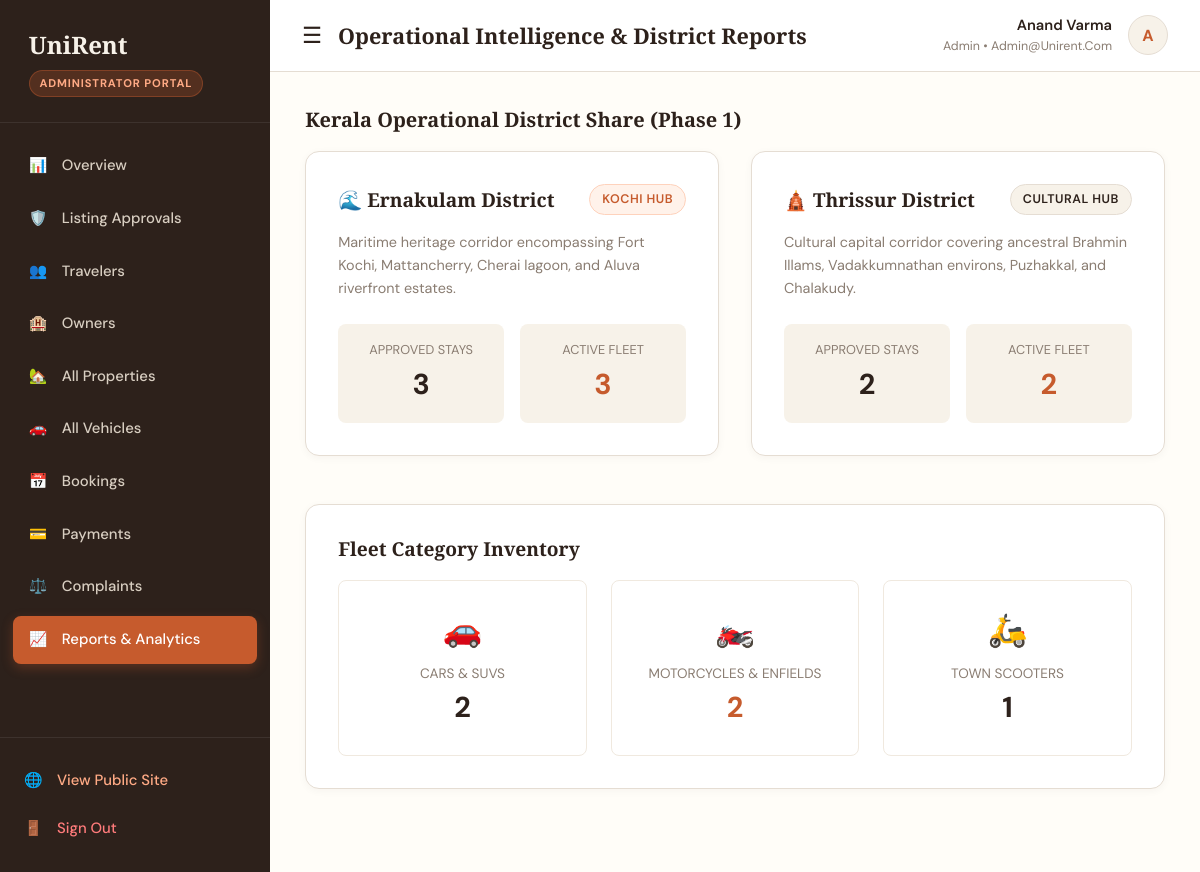
The page /admin/reports (signed in) on the database its author committed.
### app/models.py (models this page shows, shortened)
class User(db.Model):
    __tablename__ = 'users'
    user_id = db.Column(db.Integer, primary_key=True, autoincrement=True)
    full_name = db.Column(db.String(120), nullable=False)
    email = db.Column(db.String(150), unique=True, nullable=False, index=True)
    phone = db.Column(db.String(20), nullable=False)
    password_hash = db.Column(db.String(255), nullable=False)
    role = db.Column(db.String(20), nullable=False, default='traveler')  # traveler, owner, admin
    status = db.Column(db.String(20), nullable=False, default='active')  # active, suspended
    profile_image = db.Column(db.String(255), nullable=True)
    created_at = db.Column(db.DateTime, default=datetime.utcnow)
    updated_at = db.Column(db.DateTime, default=datetime.utcnow, onupdate=datetime.utcnow)
    owner_profile = db.relationship('Owner', backref='user', uselist=False, cascade='all, delete-orphan')
    admin_profile = db.relationship('Admin', backref='user', uselist=False, cascade='all, delete-orphan')
    bookings = db.relationship('Booking', backref='user', lazy='dynamic', cascade='all, delete-orphan')
    reviews = db.relationship('Review', backref='user', lazy='dynamic', cascade='all, delete-orphan')
    complaints = db.relationship('Complaint', backref='user', lazy='dynamic', cascade='all, delete-orphan')

### app/routes/admin.py (the view)
@admin_bp.route('/reports')
@login_required('admin')
def reports():
    total_bookings = Booking.query.count()
    completed_bookings = Booking.query.filter_by(booking_status='completed').count()
    ernakulam_props = Property.query.filter_by(district='Ernakulam', approval_status='approved').count()
    thrissur_props = Property.query.filter_by(district='Thrissur', approval_status='approved').count()
    ernakulam_vehs = Vehicle.query.filter_by(district='Ernakulam', approval_status='approved').count()
    thrissur_vehs = Vehicle.query.filter_by(district='Thrissur', approval_status='approved').count()
    cars_count = Vehicle.query.filter_by(vehicle_type='car', approval_status='approved').count()
    bikes_count = Vehicle.query.filter_by(vehicle_type='bike', approval_status='approved').count()
    scooters_count = Vehicle.query.filter_by(vehicle_type='scooter', approval_status='approved').count()
    return render_template(
        'admin/reports.html',
        stats={
            'total_bookings': total_bookings,
            'completed_bookings': completed_bookings,
            'ernakulam_props': ernakulam_props,
            'thrissur_props': thrissur_props,
            'ernakulam_vehs': ernakulam_vehs,
            'thrissur_vehs': thrissur_vehs,
            'cars_count': cars_count,
            'bikes_count': bikes_count,
            'scooters_count': scooters_count
        }
    )

### templates/admin/reports.html (shortened to what this page needs)
{% extends "dashboard_base.html" %}
{% block page_title %}Operational Intelligence & District Reports{% endblock %}
{% block dashboard_content %}
<div style="margin-bottom: 3rem;">
  <h3 style="font-size: 1.25rem; margin-bottom: 1.2rem;">Kerala Operational District Share (Phase 1)</h3>
  <div style="display: grid; grid-template-columns: 1fr 1fr; gap: 2rem;">
    <div style="background: var(--ur-white); border: 1px solid var(--ur-border); border-radius: var(--radius-md); padding: 2rem; box-shadow: var(--shadow-sm);">
      <div style="display: flex; justify-content: space-between; align-items: center; margin-bottom: 1rem;">
        <h4 style="font-size: 1.2rem; margin:0;">🌊 Ernakulam District</h4>
        <span class="badge badge-delivery">Kochi Hub</span>
      </div>
      <p style="color: var(--ur-muted); font-size: 0.9rem; margin-bottom: 1.5rem;">
        Maritime heritage corridor encompassing Fort Kochi, Mattancherry, Cherai lagoon, and Aluva riverfront estates.
      </p>
      <div style="display: grid; grid-template-columns: 1fr 1fr; gap: 1rem;">
        <div style="background: var(--ur-ivory); padding: 1rem; border-radius: var(--radius-sm); text-align: center;">
          <div style="font-size: 0.8rem; color: var(--ur-muted); text-transform: uppercase;">Approved Stays</div>
          <div style="font-size: 1.8rem; font-weight: 700; color: var(--ur-brown);">{{ stats.ernakulam_props }}</div>
        </div>
        <div style="background: var(--ur-ivory); padding: 1rem; border-radius: var(--radius-sm); text-align: center;">
          <div style="font-size: 0.8rem; color: var(--ur-muted); text-transform: uppercase;">Active Fleet</div>
          <div style="font-size: 1.8rem; font-weight: 700; color: var(--ur-burnt-orange);">{{ stats.ernakulam_vehs }}</div>
        </div>
      </div>
    </div>
    <div style="background: var(--ur-white); border: 1px solid var(--ur-border); border-radius: var(--radius-md); padding: 2rem; box-shadow: var(--shadow-sm);">
      <div style="display: flex; justify-content: space-between; align-items: center; margin-bottom: 1rem;">
        <h4 style="font-size: 1.2rem; margin:0;">🛕 Thrissur District</h4>
        <span class="badge badge-pickup">Cultural Hub</span>
      </div>
      <p style="color: var(--ur-muted); font-size: 0.9rem; margin-bottom: 1.5rem;">
        Cultural capital corridor covering ancestral Brahmin Illams, Vadakkumnathan environs, Puzhakkal, and Chalakudy.
      </p>
      <div style="display: grid; grid-template-columns: 1fr 1fr; gap: 1rem;">
        <div style="background: var(--ur-ivory); padding: 1rem; border-radius: var(--radius-sm); text-align: center;">
          <div style="font-size: 0.8rem; color: var(--ur-muted); text-transform: uppercase;">Approved Stays</div>
          <div style="font-size: 1.8rem; font-weight: 700; color: var(--ur-brown);">{{ stats.thrissur_props }}</div>
        </div>
        <div style="background: var(--ur-ivory); padding: 1rem; border-radius: var(--radius-sm); text-align: center;">
          <div style="font-size: 0.8rem; color: var(--ur-muted); text-transform: uppercase;">Active Fleet</div>
          <div style="font-size: 1.8rem; font-weight: 700; color: var(--ur-burnt-orange);">{{ stats.thrissur_vehs }}</div>
        </div>
      </div>
    </div>
  </div>
</div>
<div style="background: var(--ur-white); border: 1px solid var(--ur-border); border-radius: var(--radius-md); padding: 2rem; box-shadow: var(--shadow-sm); margin-bottom: 3rem;">
  <h3 style="font-size: 1.2rem; margin-bottom: 1.2rem;">Fleet Category Inventory</h3>
  <div style="display: grid; grid-template-columns: repeat(3, 1fr); gap: 1.5rem;">
    <div style="border: 1px solid var(--ur-border-light); padding: 1.5rem; border-radius: var(--radius-sm); text-align: center;">
      <div style="font-size: 2rem; margin-bottom: 0.4rem;">🚗</div>
      <div style="font-size: 0.85rem; color: var(--ur-muted); text-transform: uppercase;">Cars & SUVs</div>
      <div style="font-size: 1.8rem; font-weight: 700; color: var(--ur-brown);">{{ stats.cars_count }}</div>
    </div>
    <div style="border: 1px solid var(--ur-border-light); padding: 1.5rem; border-radius: var(--radius-sm); text-align: center;">
      <div style="font-size: 2rem; margin-bottom: 0.4rem;">🏍️</div>
      <div style="font-size: 0.85rem; color: var(--ur-muted); text-transform: uppercase;">Motorcycles & Enfields</div>
      <div style="font-size: 1.8rem; font-weight: 700; color: var(--ur-burnt-orange);">{{ stats.bikes_count }}</div>
    </div>
    <div style="border: 1px solid var(--ur-border-light); padding: 1.5rem; border-radius: var(--radius-sm); text-align: center;">
      <div style="font-size: 2rem; margin-bottom: 0.4rem;">🛵</div>
      <div style="font-size: 0.85rem; color: var(--ur-muted); text-transform: uppercase;">Town Scooters</div>
      <div style="font-size: 1.8rem; font-weight: 700; color: var(--ur-brown);">{{ stats.scooters_count }}</div>
    </div>
  </div>
</div>
{% endblock %}

### templates/dashboard_base.html (shortened to what this page needs)
<!DOCTYPE html>
<html lang="en">
<head>
  <link rel="stylesheet" href="https://unpkg.com/leaflet@1.9.4/dist/leaflet.css"/>
  <link rel="stylesheet" href="{{ url_for('static', filename='css/style.css') }}">
</head>
<body>
<div class="dashboard-container">
  <aside class="dashboard-sidebar">
    <div class="sidebar-header">
      <a href="{{ url_for('main.index') }}" class="sidebar-brand">
        UniRent
      </a>
      <div>
        <span class="sidebar-role-badge">
          {% if current_user and current_user.role == 'admin' %}Administrator Portal
          {% elif current_user and current_user.role == 'owner' %}Property & Vehicle Host
          {% elif current_user and current_user.role == 'traveler' %}Traveler Account
          {% else %}Traveler Account{% endif %}
        </span>
      </div>
    </div>
    <ul class="sidebar-menu">
      {% if current_user and current_user.role == 'admin' %}
        <li class="sidebar-item">
          <a href="{{ url_for('admin.dashboard') }}" class="sidebar-link {% if request.endpoint == 'admin.dashboard' %}active{% endif %}">
            <span>📊</span> <span>Overview</span>
          </a>
        </li>
        <li class="sidebar-item">
          <a href="{{ url_for('admin.approvals') }}" class="sidebar-link {% if request.endpoint == 'admin.approvals' %}active{% endif %}">
            <span>🛡️</span> <span>Listing Approvals</span>
          </a>
        </li>
        <li class="sidebar-item">
          <a href="{{ url_for('admin.travelers') }}" class="sidebar-link {% if request.endpoint == 'admin.travelers' %}active{% endif %}">
            <span>👥</span> <span>Travelers</span>
          </a>
        </li>
        <li class="sidebar-item">
          <a href="{{ url_for('admin.owners') }}" class="sidebar-link {% if request.endpoint == 'admin.owners' %}active{% endif %}">
            <span>🏨</span> <span>Owners</span>
          </a>
        </li>
        <li class="sidebar-item">
          <a href="{{ url_for('admin.properties') }}" class="sidebar-link {% if request.endpoint == 'admin.properties' %}active{% endif %}">
            <span>🏡</span> <span>All Properties</span>
          </a>
        </li>
        <li class="sidebar-item">
          <a href="{{ url_for('admin.vehicles') }}" class="sidebar-link {% if request.endpoint == 'admin.vehicles' %}active{% endif %}">
            <span>🚗</span> <span>All Vehicles</span>
          </a>
        </li>
        <li class="sidebar-item">
          <a href="{{ url_for('admin.bookings') }}" class="sidebar-link {% if request.endpoint == 'admin.bookings' %}active{% endif %}">
            <span>📅</span> <span>Bookings</span>
          </a>
        </li>
        <li class="sidebar-item">
          <a href="{{ url_for('admin.payments') }}" class="sidebar-link {% if request.endpoint == 'admin.payments' %}active{% endif %}">
            <span>💳</span> <span>Payments</span>
          </a>
        </li>
        <li class="sidebar-item">
          <a href="{{ url_for('admin.complaints') }}" class="sidebar-link {% if request.endpoint == 'admin.complaints' %}active{% endif %}">
            <span>⚖️</span> <span>Complaints</span>
          </a>
        </li>
        <li class="sidebar-item">
          <a href="{{ url_for('admin.reports') }}" class="sidebar-link {% if request.endpoint == 'admin.reports' %}active{% endif %}">
            <span>📈</span> <span>Reports & Analytics</span>
          </a>
        </li>
      {% endif %}
    </ul>
    <div class="sidebar-footer">
      <a href="{{ url_for('main.index') }}" class="sidebar-link" style="padding-left:0; color:#ffaa85;">
        <span>🌐</span> <span>View Public Site</span>
      </a>
      <a href="{{ url_for('auth.logout') }}" class="sidebar-link" style="padding-left:0; color:#ff7b7b;">
        <span>🚪</span> <span>Sign Out</span>
      </a>
    </div>
  </aside>
  <div class="dashboard-main">
    <header class="dashboard-topbar">
      <div style="display:flex; align-items:center; gap:1rem;">
        <button id="dashboard_sidebar_toggle" style="background:none; border:none; font-size:1.4rem; cursor:pointer; color:var(--ur-brown); display:block;">
          ☰
        </button>
        <h3 style="font-size:1.35rem; margin:0;">{% block page_title %}Dashboard{% endblock %}</h3>
      </div>
      <div class="topbar-user">
        {% if current_user %}
        <div style="text-align:right;">
          <div style="font-weight:600; font-size:0.92rem; color:var(--ur-brown);">{{ current_user.full_name }}</div>
          <div style="font-size:0.78rem; color:var(--ur-muted); text-transform:capitalize;">{{ current_user.role }} • {{ current_user.email }}</div>
        </div>
        <div class="user-avatar-circle">
          {{ current_user.full_name[:1] if current_user.full_name else 'U' }}
        </div>
        {% endif %}
      </div>
    </header>
    <div class="dashboard-content">
      {% block dashboard_content %}
      {% endblock %}
    </div>
  </div>
</div>
</body>
</html>

### rows shown on the page
User: full_name "Anand Varma", role "Admin", email "Admin@unirent.com", full_name "A"

### other values the page prints
{{ stats.ernakulam_props }} "3"
{{ stats.ernakulam_vehs }} "3"
{{ stats.thrissur_props }} "2"
{{ stats.thrissur_vehs }} "2"
{{ stats.cars_count }} "2"
{{ stats.bikes_count }} "2"
{{ stats.scooters_count }} "1"
